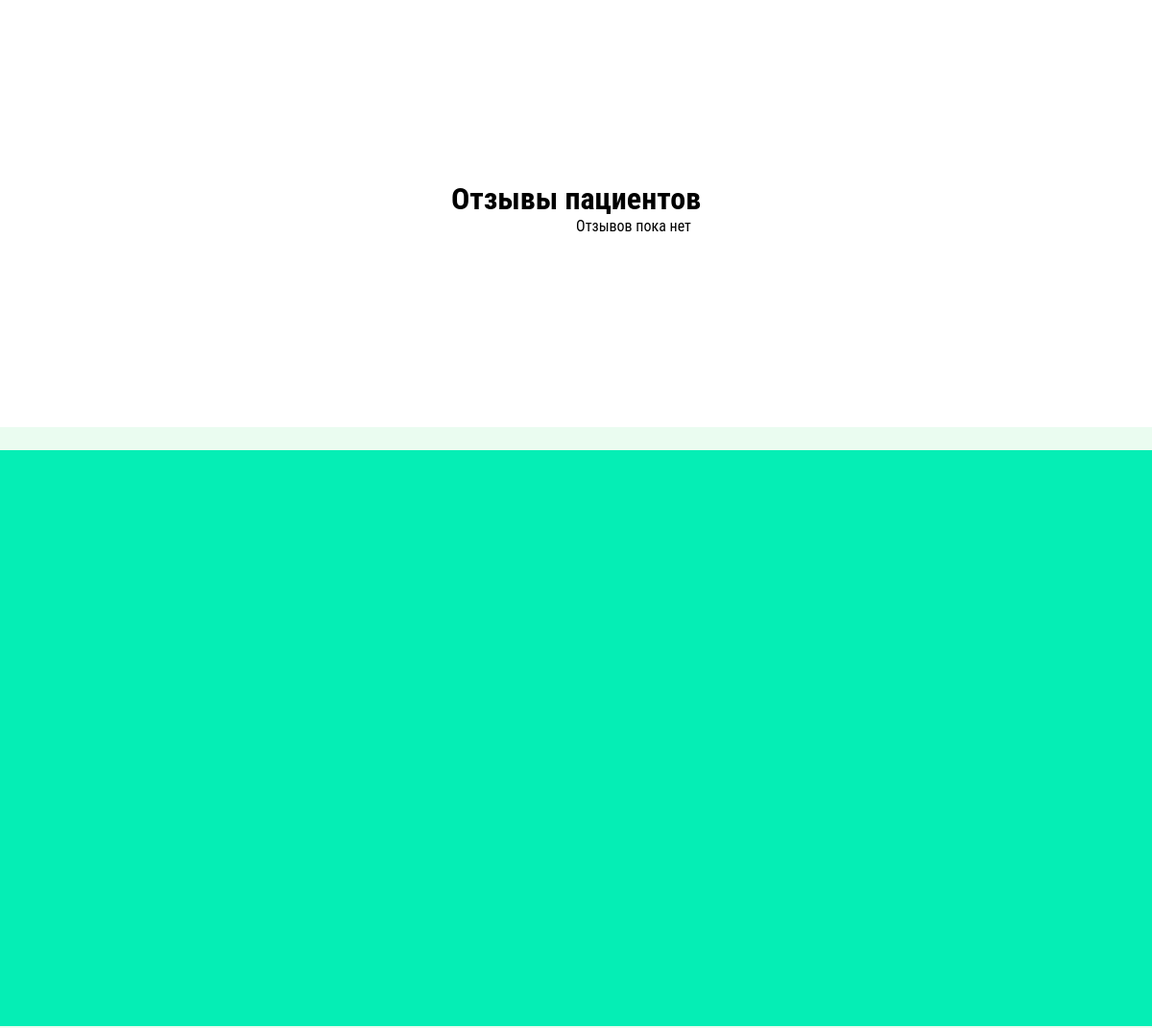
The app's page /отзывы (middle part), older data.
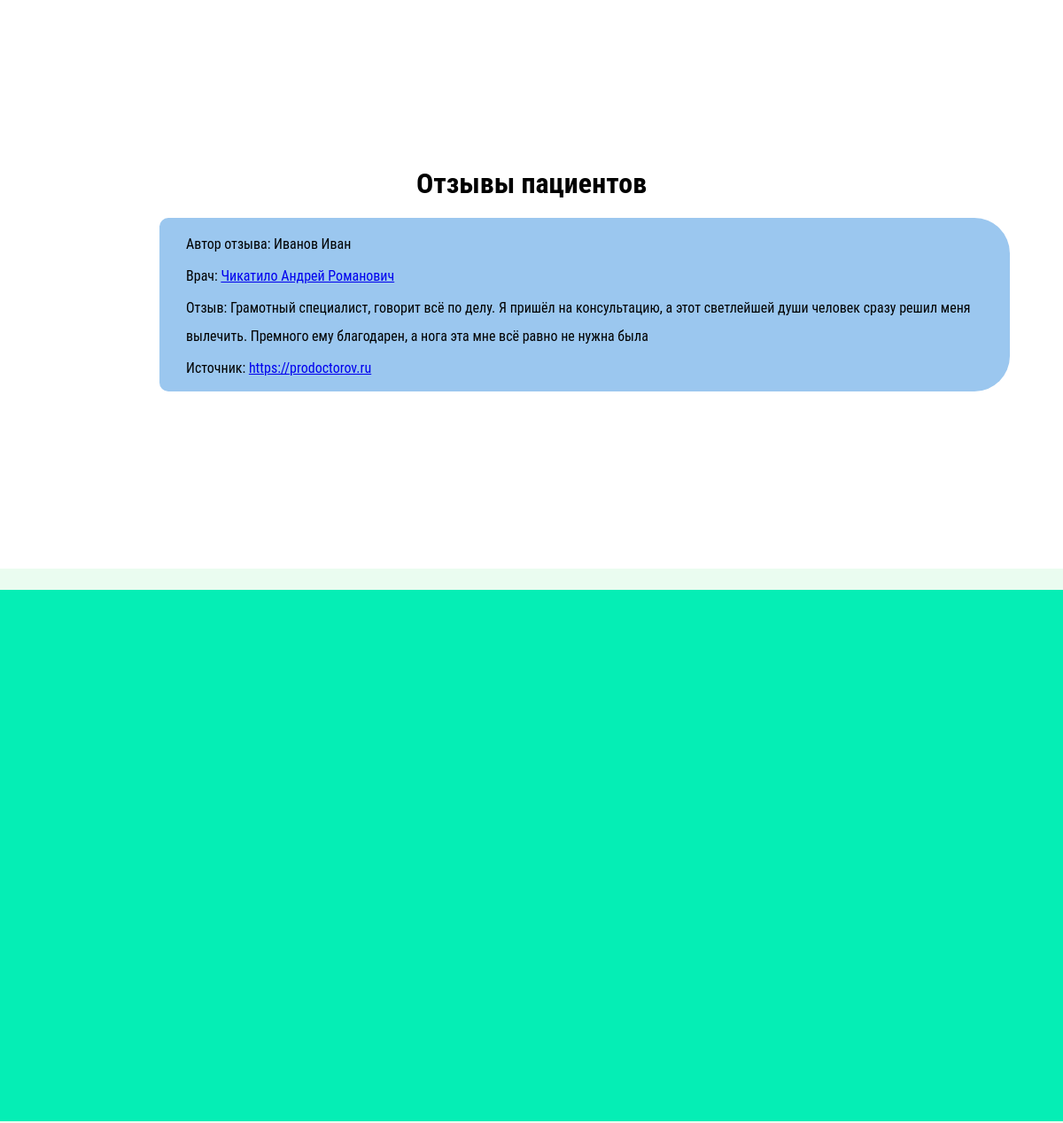
The same page, newer data.
### main/models.py (models this page shows, shortened)
class Review(models.Model):
    doctor_mentioned = models.ForeignKey(Doctor, on_delete=models.CASCADE, to_field='name', verbose_name='Доктор, о котором идёт речь')
    source = models.CharField('Ссылка на источник', max_length=300)
    author = models.CharField('Автор', max_length=150)
    text = models.TextField('Отзыв')
    class Meta:
        verbose_name = 'Отзыв'
        verbose_name_plural = 'Отзывы'

class Doctor(models.Model):
    name = models.CharField('Имя, фамилия и отчество врача', max_length=150, unique=True)
    picture = models.FileField('Фото врача', upload_to='doctors_pictures/%Y/%m/%d')
    speciality = models.CharField('Специализация', max_length=300)
    experience = models.CharField('Стаж работы', max_length=100)
    education = models.TextField('Образование')
    additional_qualification = models.TextField('Повышение квалификации', blank=True)
    services = models.ManyToManyField(Service, verbose_name='Услуги')
    slug = models.SlugField('Ссылка, которая будет вести к врачу. Это поле заполняется само, не нужно его трогать. Вписав сюда что-то, вы ничего не испортите, но и лучше от этого не станет.', blank=True, allow_unicode=True)
    def get_absolute_url(self):
        return reverse('doctor', kwargs={'name_slug': self.slug})
    def __str__(self):
        return self.name
    class Meta:
        verbose_name = 'Врач'
        verbose_name_plural = 'Врачи'

### main/views.py (called while the page is built)
def reviews(request):
    our_reviews = Review.objects.all()
    context = {
        'title': 'Отзывы пациентов',
        'reviews':our_reviews,
        'yandex_map_apikey': config('YANDEX_MAP_APIKEY')
    }
    return render(request, 'main/reviews.html', context=context)

### main/templates/main/reviews.html (shortened to what this page needs)
{% extends 'main/base.html' %}
{% block content %}
    <h1>Отзывы пациентов</h1>
    <div class="review-box">
        {% if reviews %}
            <div>
            <ul class="review-list">
            {% for review in reviews %}
                <li class="review-list-item">
                    <p class="review-paragraph">Автор отзыва: {{ review.author }}</p>
                    <p class="review-paragraph">Врач: <a href="{{ review.doctor_mentioned.get_absolute_url }}">{{ review.doctor_mentioned }}</a></p>
                    <p class="review-paragraph">Отзыв: {{ review.text }}</p>
                    <p class="review-paragraph">Источник: <a href="{{ review.source }}">{{ review.source }}</a></p>
                </li>
            {% endfor %}
            </ul></div>
        {% else %}
            <p>Отзывов пока нет</p>
        {% endif %}
    </div>
{% endblock %}

Row changes from the older to the newer data that the page shows:
added Review: author "Иванов Иван", doctor_mentioned "Чикатило Андрей Романович", text "Грамотный специалист, говорит всё по делу. Я пришёл на консультацию, а этот светлейшей души человек сразу решил меня вылечить. Премного ему благодарен, а нога эта мне всё равно не нужна была", source "https://prodoctorov.ru"
Text that changed along with them:
text no longer shown: "Отзывов пока нет"
